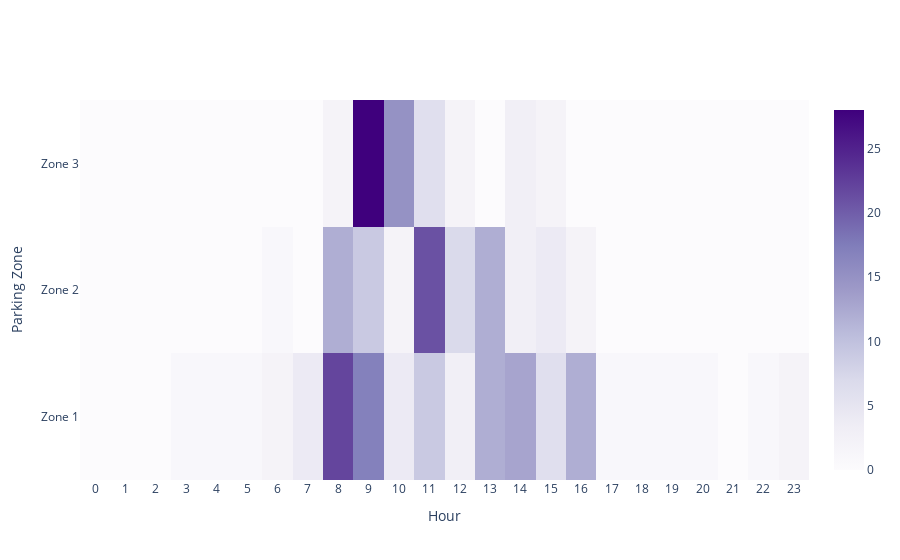
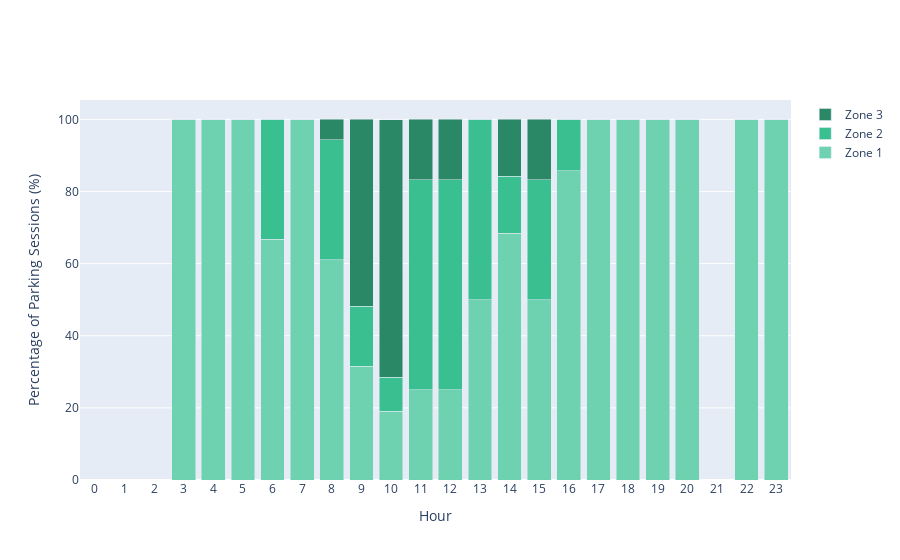

Notebook code cell kept with these figures, in order:
### Code cell
plot_heatmap(df1, 'parking_zone', 'hour')
plot_stacked_bar(df1, 'hour', 'parking_zone', by_percentage=True)

### Figure 1 — Plotly figure (JSON) as saved in the notebook; plotly's stock layout.template omitted (floating-point values rounded to 4 significant figures)
{"data": [{"colorscale": [[0, "rgb(252,251,253)"], [0.125, "rgb(239,237,245)"], [0.25, "rgb(218,218,235)"], [0.375, "rgb(188,189,220)"], [0.5, "rgb(158,154,200)"], [0.625, "rgb(128,125,186)"], [0.75, "rgb(106,81,163)"], [0.875, "rgb(84,39,143)"], [1, "rgb(63,0,125)"]], "type": "heatmap", "x": [0, 1, 2, 3, 4, 5, 6, 7, 8, 9, 10, 11, 12, 13, 14, 15, 16, 17, 18, 19, 20, 21, 22, 23], "y": ["Zone 1", "Zone 2", "Zone 3"], "z": [[0, 0, 0, 1, 1, 1, 2, 4, 22, 17, 4, 9, 3, 12, 13, 6, 12, 1, 1, 1, 1, 0, 1, 2], [0, 0, 0, 0, 0, 0, 1, 0, 12, 9, 2, 21, 7, 12, 3, 4, 2, 0, 0, 0, 0, 0, 0, 0], [0, 0, 0, 0, 0, 0, 0, 0, 2, 28, 15, 6, 2, 0, 3, 2, 0, 0, 0, 0, 0, 0, 0, 0]]}], "layout": {"title": {"text": ""}, "xaxis": {"nticks": 36, "title": {"text": "Hour"}}, "yaxis": {"title": {"text": "Parking Zone"}}}}

### Figure 2 — Plotly figure (JSON) as saved in the notebook; plotly's stock layout.template omitted (floating-point values rounded to 4 significant figures)
{"data": [{"marker": {"color": "#6ed2b0"}, "name": "Zone 1", "type": "bar", "x": [0, 1, 2, 3, 4, 5, 6, 7, 8, 9, 10, 11, 12, 13, 14, 15, 16, 17, 18, 19, 20, 21, 22, 23], "y": [null, null, null, 100, 100, 100, 66.7, 100, 61.1, 31.5, 19, 25, 25, 50, 68.4, 50, 85.7, 100, 100, 100, 100, null, 100, 100]}, {"marker": {"color": "#3abf91"}, "name": "Zone 2", "type": "bar", "x": [0, 1, 2, 3, 4, 5, 6, 7, 8, 9, 10, 11, 12, 13, 14, 15, 16, 17, 18, 19, 20, 21, 22, 23], "y": [null, null, null, 0, 0, 0, 33.3, 0, 33.3, 16.7, 9.5, 58.3, 58.3, 50, 15.8, 33.3, 14.3, 0, 0, 0, 0, null, 0, 0]}, {"marker": {"color": "#2a8867"}, "name": "Zone 3", "type": "bar", "x": [0, 1, 2, 3, 4, 5, 6, 7, 8, 9, 10, 11, 12, 13, 14, 15, 16, 17, 18, 19, 20, 21, 22, 23], "y": [null, null, null, 0, 0, 0, 0, 0, 5.6, 51.9, 71.4, 16.7, 16.7, 0, 15.8, 16.7, 0, 0, 0, 0, 0, null, 0, 0]}], "layout": {"barmode": "stack", "title": {"text": ""}, "xaxis": {"nticks": 36, "title": {"text": "Hour"}}, "yaxis": {"title": {"text": "Percentage of Parking Sessions (%)"}}}}
